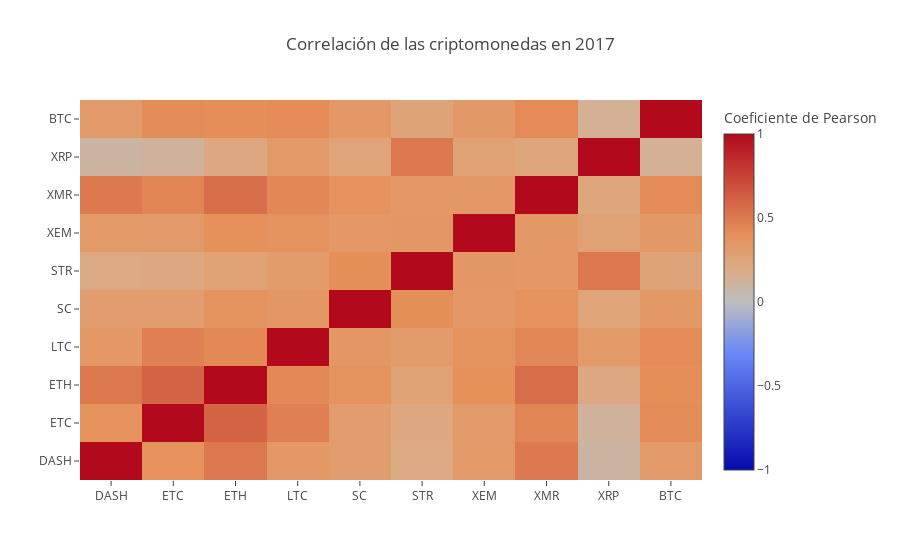

Here is the notebook cell this chart was saved with:
### Code cell
# Se realiza la gráfica de mapa de calor para 2017 y veremos si las correlaciones entre los precios de la diferentes 
# criptomonedas varían o se mantienen igual.
correlation_heatmap(combined_df_2017.pct_change(),"Correlación de las criptomonedas en 2017")

### Figure 1 — Plotly figure (JSON) as saved in the notebook; plotly's stock layout.template omitted (floating-point values rounded to 4 significant figures)
{"data": [{"colorbar": {"title": "Coeficiente de Pearson"}, "type": "heatmap", "x": ["DASH", "ETC", "ETH", "LTC", "SC", "STR", "XEM", "XMR", "XRP", "BTC"], "y": ["DASH", "ETC", "ETH", "LTC", "SC", "STR", "XEM", "XMR", "XRP", "BTC"], "z": [[1, 0.3917, 0.5114, 0.3437, 0.3044, 0.1962, 0.3319, 0.5081, 0.09636, 0.325], [0.3917, 1, 0.6011, 0.4813, 0.3077, 0.2201, 0.3243, 0.452, 0.1174, 0.4202], [0.5114, 0.6011, 1, 0.4362, 0.3826, 0.27, 0.4021, 0.5592, 0.2132, 0.4152], [0.3437, 0.4813, 0.4362, 1, 0.3488, 0.3174, 0.3814, 0.442, 0.3272, 0.425], [0.3044, 0.3077, 0.3826, 0.3488, 1, 0.4105, 0.3405, 0.3917, 0.2505, 0.3455], [0.1962, 0.2201, 0.27, 0.3174, 0.4105, 1, 0.3497, 0.3411, 0.5156, 0.2531], [0.3319, 0.3243, 0.4021, 0.3814, 0.3405, 0.3497, 1, 0.3441, 0.2726, 0.3392], [0.5081, 0.452, 0.5592, 0.442, 0.3917, 0.3411, 0.3441, 1, 0.234, 0.4294], [0.09636, 0.1174, 0.2132, 0.3272, 0.2505, 0.5156, 0.2726, 0.234, 1, 0.1444], [0.325, 0.4202, 0.4152, 0.425, 0.3455, 0.2531, 0.3392, 0.4294, 0.1444, 1]], "zmax": 1, "zmin": -1}], "layout": {"title": "Correlación de las criptomonedas en 2017"}}
